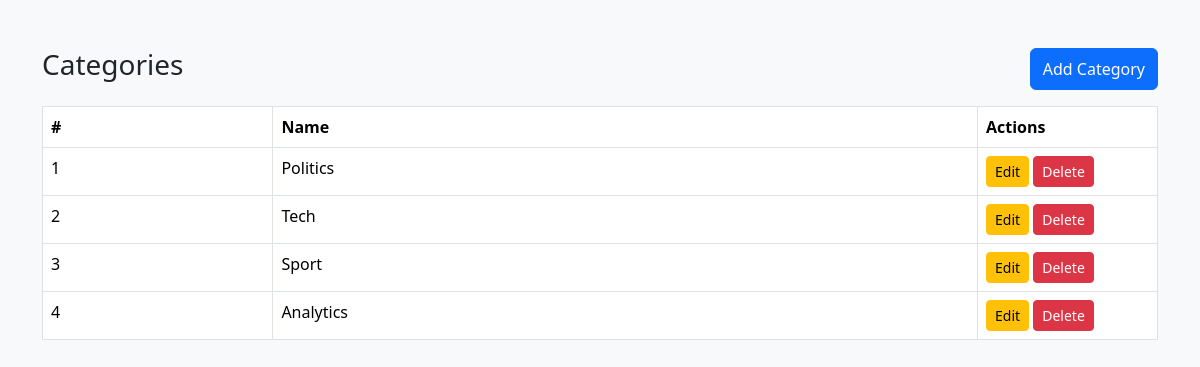
The page /category_list/ on the database its author committed.
### News/models.py (models this page shows, shortened)
class Category(models.Model):
    name = models.CharField(max_length=500)

### News/views.py (the view)
# urls.py: path('category_list/',category_list,name="category_list_url"),
def category_list(request):
    categories = Category.objects.all()
    if request.method == 'POST':
        name = request.POST.get('name')
        obj = Category()
        obj.name = name
        obj.save()
    return render(request, 'category.html',{'categories':categories})

### News/templates/category.html (shortened to what this page needs)
<!DOCTYPE html>
<html lang="en">
<head>
    <link href="https://cdn.jsdelivr.net/npm/bootstrap@5.3.3/dist/css/bootstrap.min.css" rel="stylesheet">
</head>
<body class="bg-light">
<div class="container mt-5">
    <div class="d-flex justify-content-between mb-3">
        <h3>Categories</h3>
        <button class="btn btn-primary" onclick="openCategoryModal()">
            Add Category
        </button>
    </div>
    <table class="table table-bordered bg-white">
        <thead>
            <tr>
                <th>#</th>
                <th>Name</th>
                <th width="180">Actions</th>
            </tr>
        </thead>
        <tbody>
            {% for category  in categories  %}
            <tr>
                <td>{{forloop.counter}}</td>
                <td>{{category.name}}</td>
                <td>
                    <a href="category_form.html?id=1" class="btn btn-sm btn-warning">Edit</a>
                    <a href="category_delete.html?id=1" class="btn btn-sm btn-danger">Delete</a>
                </td>
            </tr>
            {% endfor %}
        </tbody>
    </table>
</div>
</body>
</html>

### rows shown on the page
Category: name "Politics"
Category: name "Tech"
Category: name "Sport"
Category: name "Analytics"
